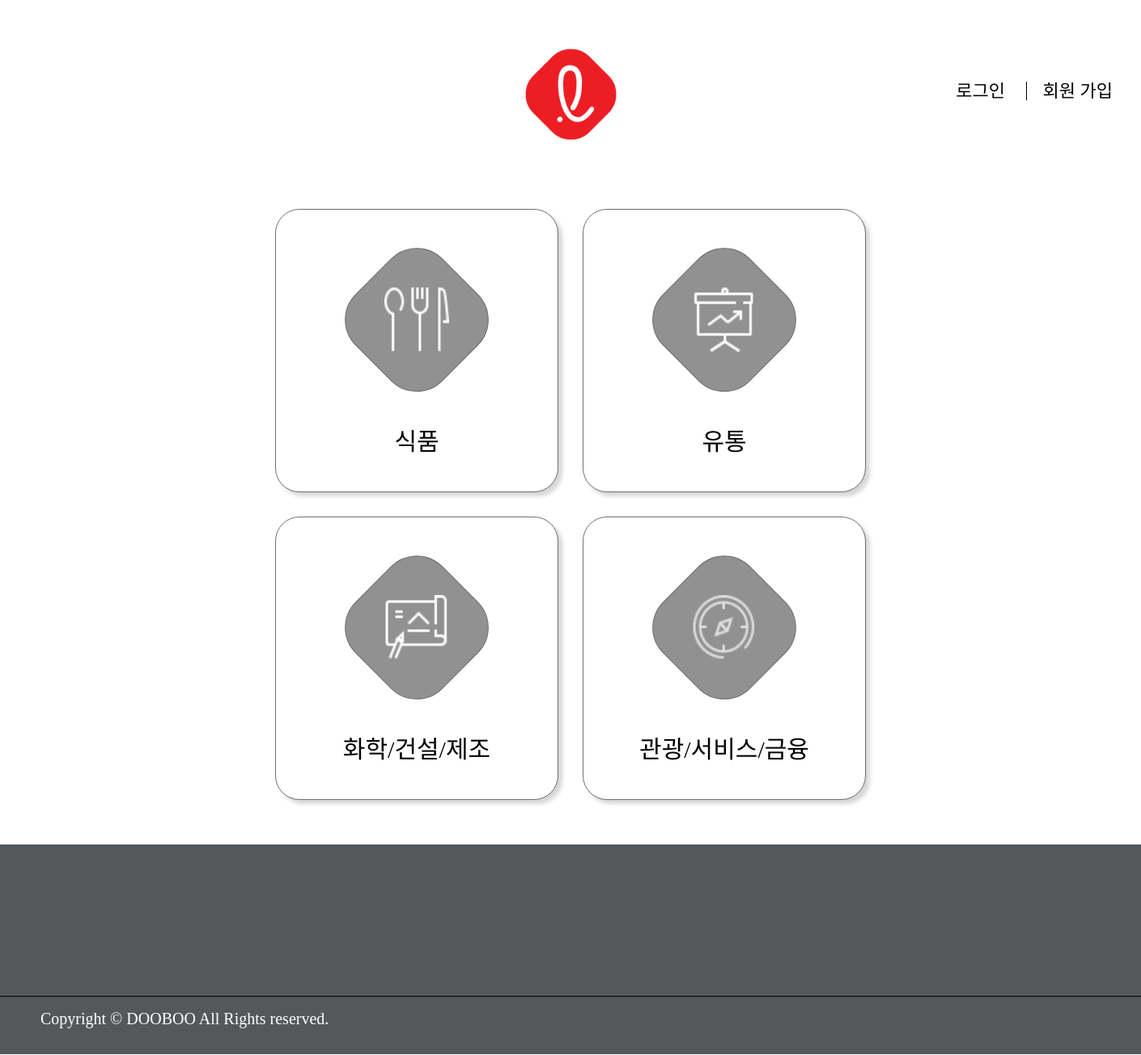
The page / on the database its author committed.
### board/models.py (models this page shows)
class Type(models.Model):
    name = models.CharField(max_length=30, null=True)
    def __str__(self):
        return self.name

### board/views.py (the view)
# urls.py: path('', MainPageView.as_view(), name='mainpage'),
class MainPageView(TemplateView):
    template_name = 'mainpage.html'
    def get_context_data(self, **kwargs):
        user = self.request.user
        outer = Type.objects.all()
        context = {'user': user, 'outer': outer}
        return context

### board/templates/mainpage.html (shortened to what this page needs)
{% load static %}
<!DOCTYPE html>
<html lang="ko">
<head>
    <link rel="stylesheet" href="{% static 'css/mainpage.css' %}">
</head>
<body>
    <div class="container">
        <div class="header">
            <a href="{% url 'mainpage' %}">
                <img src="{% static 'img/logo.png' %}" class="logo">
            </a>
            <div class="user-interaction-wrap">
                {%if user.is_authenticated%}
                {{user.nickname}} 님 반갑습니다.
                <a href="{% url 'mypost' user.pk %}">마이페이지</a>
                <a href="{% url 'logout' %}">로그아웃</a>
                {%else%}
                <div class="login-in"><a href="{% url 'signin' %}">로그인</a></div>
                <div class="sign-in"><a href="{% url 'select_division' %}">회원 가입</a></div>
                {%endif%}
            </div>
        </div>
        <div class="content-box">
            {% for o in outer %}
            {% if user.is_authenticated %}
            <a href="{% url 'lotte_outer' o.pk %}">
                <div class="select-box" id="select--food">
                    {% if forloop.counter == 1 %}
                    <div class="logo-box"><img src="{% static 'img/1.png' %}" alt="logo" class="business-logo"></div>
                    {% elif forloop.counter == 2 %}
                    <div class="logo-box"><img src="{% static 'img/2.png' %}" alt="logo" class="business-logo">
                    </div>
                    {% elif forloop.counter == 3 %}
                    <div class="logo-box"><img src="{% static 'img/3.png' %}" alt="logo" class="business-logo">
                    </div>
                    {% else %}
                    <div class="logo-box"><img src="{% static 'img/4.png' %}" alt="logo" class="business-logo">
                    </div>
                    {% endif %}
                    <div class="business-name">
                        {{o}}
                    </div>
                </div>
            </a>
            {% else %}
            <a href="{% url 'signin' %}">
                <div class="select-box" id="select--food">
                    {% if forloop.counter == 1 %}
                    <div class="logo-box"><img src="{% static 'img/1.png' %}" alt="logo" class="business-logo"></div>
                    {% elif forloop.counter == 2 %}
                    <div class="logo-box"><img src="{% static 'img/2.png' %}" alt="logo" class="business-logo">
                    </div>
                    {% elif forloop.counter == 3 %}
                    <div class="logo-box"><img src="{% static 'img/3.png' %}" alt="logo" class="business-logo">
                    </div>
                    {% else %}
                    <div class="logo-box"><img src="{% static 'img/4.png' %}" alt="logo" class="business-logo">
                    </div>
                    {% endif %}
                    <div class="business-name">
                        {{o}}
                    </div>
                </div>
            </a>
            {% endif %}
            {% endfor %}
        </div>
    </div>
</body>
<footer>
    <div id="footer-nav"></div>
    <div id="footer-info">
        <div class="footer-info-text">
            Copyright © DOOBOO All Rights reserved.
        </div>
    </div>
</footer>
</html>

### board/static/css/mainpage.css (style rules this page uses)
* { margin: 0; padding: 0; }
a { text-decoration: none; }
.container { width: 1400px; background: #FFFFFF; margin-left: auto; margin-right: auto; position: relative; }
.header { margin-top: 60px; }
.logo { margin-left: auto; margin-right: auto; width: 113px; height: 113px; opacity: 1; display: block; justify-content: center; }
.user-interaction-wrap { font-size: 22px; position: absolute; top: 40px; right: 10px; }
.login-in, .sign-in { padding: 0 20px; display: inline-block; line-height: 23px; }
.sign-in { border-left: 1px solid #000000; }
.login-in a, .sign-in a { text-decoration: none; color: #000000; }
.content-box { width: 900px; margin-top: 70px; margin-left: auto; margin-right: auto; display: flex; flex-wrap: wrap; align-items: center; justify-content: center; }
.content-box a { text-decoration: none; color: #000000; }
.select-box { cursor: pointer; width: 350px; height: 350px; margin: 15px; box-sizing: border-box; background: #FFFFFF 0% 0% no-repeat padding-box; box-shadow: 5px 5px 5px #00000029; border: 1px solid #707070; border-radius: 30px; opacity: 1; flex-shrink: 0; text-align: center; font-size: 30px; }
.logo-box { width: 150px; height: 150px; background: #0a090972; border: 1px solid #707070; border-radius: 45px; margin-top: 60px; margin-left: auto; margin-right: auto; transform: rotate( 45deg ); display: flex; align-items: center; justify-content: center; }
.business-logo { width: 80px; height: 80px; transform: rotate(-45deg); }
.business-name { margin-top: 50px; }
footer { margin-top: 39.5px; width: 100%; height: 259px; background: #55585A; }
#footer-nav { height: 187px; }
#footer-info { border-top: 1px solid black; height: 72px; }
.footer-info-text { margin-top: 16px; margin-left: 50px; font-size: 20px; color: #FFFFFF; opacity: 1; }

### rows shown on the page
Type: name "식품"
Type: name "유통"
Type: name "화학/건설/제조"
Type: name "관광/서비스/금융"
